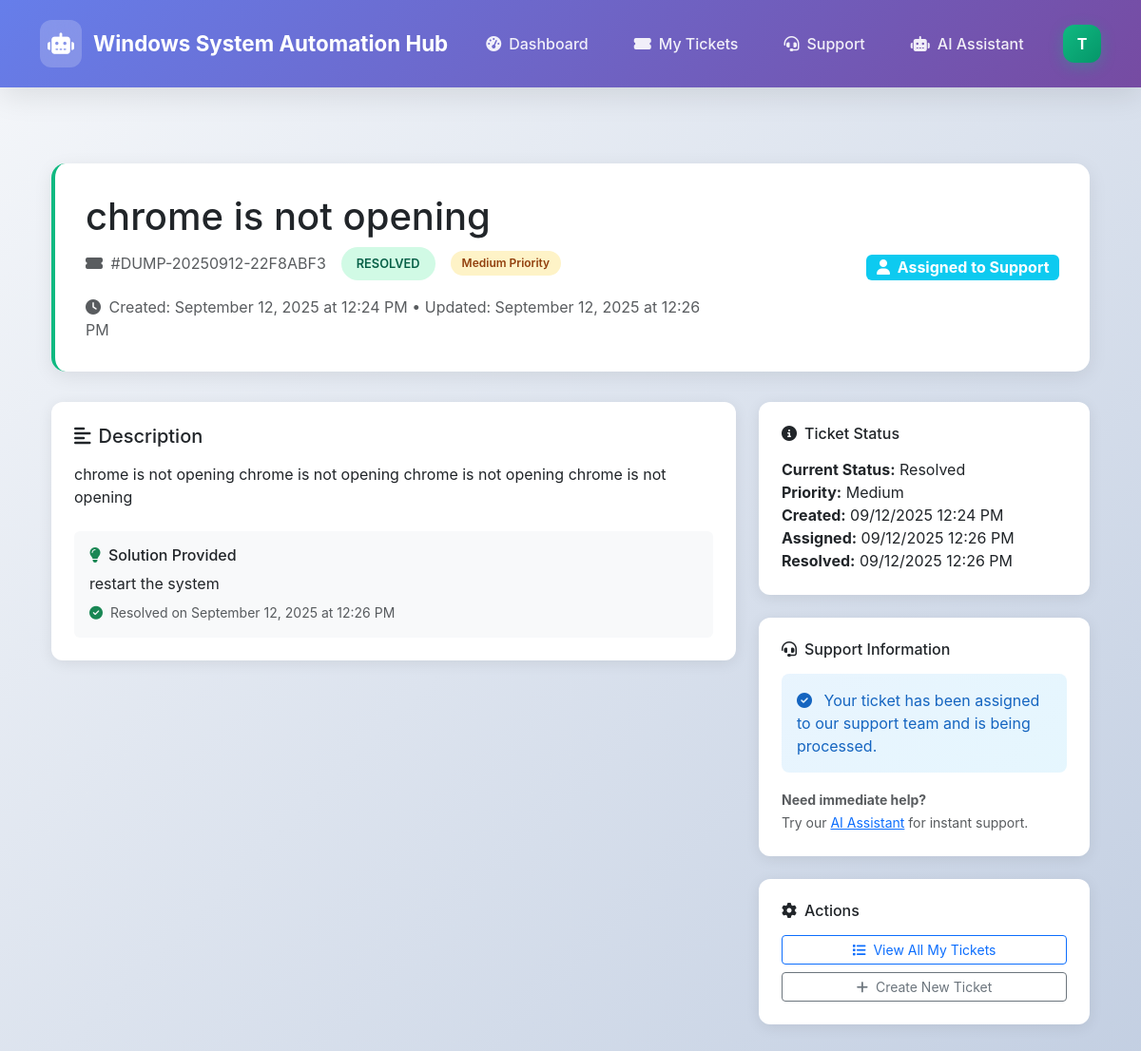
Page /ticket/DUMP-20250912-22F8ABF3 (signed in) on the committed database.
### models.py (models this page shows, shortened)
class User(UserMixin, db.Model):
    __tablename__ = 'users'
    id = db.Column(db.Integer, primary_key=True)
    username = db.Column(db.String(80), unique=True, nullable=False, index=True)
    email = db.Column(db.String(120), unique=True, nullable=False, index=True)
    password_hash = db.Column(db.String(255), nullable=False)
    system_config = db.Column(db.Text, nullable=True)  # JSON string with system specs
    created_at = db.Column(db.DateTime, default=datetime.utcnow)
    last_login = db.Column(db.DateTime, nullable=True)
    is_active = db.Column(db.Boolean, default=True)
    tickets = db.relationship('Ticket', backref='user', lazy=True, cascade='all, delete-orphan')
    conversations = db.relationship('Conversation', backref='user', lazy=True, cascade='all, delete-orphan')

class Ticket(db.Model):
    __tablename__ = 'tickets'
    STATUS_OPEN = 'open'
    STATUS_IN_PROGRESS = 'in_progress'
    STATUS_PENDING_USER = 'pending_user'
    STATUS_RESOLVED = 'resolved'
    STATUS_CLOSED = 'closed'
    PRIORITY_LOW = 'low'
    PRIORITY_MEDIUM = 'medium'
    PRIORITY_HIGH = 'high'
    PRIORITY_CRITICAL = 'critical'
    id = db.Column(db.Integer, primary_key=True)
    ticket_id = db.Column(db.String(20), unique=True, nullable=False, index=True)
    user_id = db.Column(db.Integer, db.ForeignKey('users.id'), nullable=False)
    title = db.Column(db.String(200), nullable=False)
    description = db.Column(db.Text, nullable=False)
    error_code = db.Column(db.String(20), nullable=True)
    priority = db.Column(db.String(20), default=PRIORITY_MEDIUM)
    status = db.Column(db.String(20), default=STATUS_OPEN)
    assigned_to = db.Column(db.Integer, nullable=True)  # Will link to support_staff in support app
    assigned_at = db.Column(db.DateTime, nullable=True)
    resolved_at = db.Column(db.DateTime, nullable=True)
    solution = db.Column(db.Text, nullable=True)
    conversation_id = db.Column(db.String(50), nullable=True)  # Link to AI conversation
    created_at = db.Column(db.DateTime, default=datetime.utcnow)
    updated_at = db.Column(db.DateTime, default=datetime.utcnow, onupdate=datetime.utcnow)
    messages = db.relationship('TicketMessage', backref='ticket', lazy=True, cascade='all, delete-orphan')
    def get_status_display(self):
        status_map = {
            self.STATUS_OPEN: 'Open',
            self.STATUS_IN_PROGRESS: 'In Progress',
            self.STATUS_PENDING_USER: 'Pending User Response',
            self.STATUS_RESOLVED: 'Resolved',
            self.STATUS_CLOSED: 'Closed'
        }
        return status_map.get(self.status, self.status.title())
    def get_priority_display(self):
        priority_map = {
            self.PRIORITY_LOW: 'Low',
            self.PRIORITY_MEDIUM: 'Medium',
            self.PRIORITY_HIGH: 'High',
            self.PRIORITY_CRITICAL: 'Critical'
        }
        return priority_map.get(self.priority, self.priority.title())

### app.py (the view)
@app.route('/ticket/<ticket_id>')
@login_required
def view_ticket(ticket_id):
    ticket = Ticket.query.filter_by(
        ticket_id=ticket_id,
        user_id=current_user.id
    ).first_or_404()
    messages = TicketMessage.query.filter_by(ticket_id=ticket.id)\
                                 .filter_by(is_internal=False)\
                                 .order_by(TicketMessage.created_at).all()
    form = TicketMessageForm()
    return render_template('support/view_ticket.html',
                         ticket=ticket,
                         messages=messages,
                         form=form)

### app.py (called while the page is built)
@login_manager.user_loader
def load_user(user_id):
    return User.query.get(int(user_id))

### templates/support/view_ticket.html (shortened to what this page needs)
{% extends "base.html" %}
{% block content %}
<div class="container mt-4">
    <div class="ticket-header ticket-{{ ticket.status.replace('_', '-') }}">
        <div class="row align-items-center">
            <div class="col-md-8">
                <h1 class="mb-2">{{ ticket.title }}</h1>
                <div class="d-flex align-items-center gap-3 mb-3">
                    <span class="text-muted">
                        <i class="fas fa-ticket-alt me-1"></i>
                        #{{ ticket.ticket_id }}
                    </span>
                    <span class="status-badge status-{{ ticket.status.replace('_', '-') }}">
                        {{ ticket.status.replace('_', ' ').title() }}
                    </span>
                    <span class="priority-badge priority-{{ ticket.priority }}">
                        {{ ticket.priority.title() }} Priority
                    </span>
                </div>
                <div class="text-muted">
                    <i class="fas fa-clock me-1"></i>
                    Created: {{ ticket.created_at.strftime('%B %d, %Y at %I:%M %p') }}
                    {% if ticket.updated_at != ticket.created_at %}
                    • Updated: {{ ticket.updated_at.strftime('%B %d, %Y at %I:%M %p') }}
                    {% endif %}
                </div>
            </div>
            <div class="col-md-4 text-md-end">
                <div class="action-buttons">
                    {% if ticket.assigned_to %}
                        <span class="badge bg-info fs-6">
                            <i class="fas fa-user me-1"></i>
                            Assigned to Support
                        </span>
                    {% else %}
                        <span class="badge bg-warning fs-6">
                            <i class="fas fa-clock me-1"></i>
                            Awaiting Assignment
                        </span>
                    {% endif %}
                </div>
            </div>
        </div>
    </div>
    <div class="row">
        <div class="col-lg-8">
            <div class="info-card">
                <h5><i class="fas fa-align-left me-2"></i>Description</h5>
                <div class="mt-3">
                    <p>{{ ticket.description | replace('\n', '<br>') | safe }}</p>
                </div>
                {% if ticket.solution %}
                <div class="mt-4 p-3 bg-light rounded">
                    <h6><i class="fas fa-lightbulb me-2 text-success"></i>Solution Provided</h6>
                    <div class="mt-2">
                        {{ ticket.solution | replace('\n', '<br>') | safe }}
                    </div>
                    {% if ticket.resolved_at %}
                    <small class="text-muted mt-2 d-block">
                        <i class="fas fa-check-circle text-success me-1"></i>
                        Resolved on {{ ticket.resolved_at.strftime('%B %d, %Y at %I:%M %p') }}
                    </small>
                    {% endif %}
                </div>
                {% endif %}
            </div>
        </div>
        <div class="col-lg-4">
            <div class="info-card">
                <h6><i class="fas fa-info-circle me-2"></i>Ticket Status</h6>
                <div class="mt-3">
                    <div><strong>Current Status:</strong> {{ ticket.get_status_display() }}</div>
                    <div><strong>Priority:</strong> {{ ticket.get_priority_display() }}</div>
                    <div><strong>Created:</strong> {{ ticket.created_at.strftime('%m/%d/%Y %I:%M %p') }}</div>
                    {% if ticket.assigned_at %}
                    <div><strong>Assigned:</strong> {{ ticket.assigned_at.strftime('%m/%d/%Y %I:%M %p') }}</div>
                    {% endif %}
                    {% if ticket.resolved_at %}
                    <div><strong>Resolved:</strong> {{ ticket.resolved_at.strftime('%m/%d/%Y %I:%M %p') }}</div>
                    {% endif %}
                </div>
            </div>
            <div class="info-card">
                <h6><i class="fas fa-headset me-2"></i>Support Information</h6>
                <div class="mt-3">
                    {% if ticket.assigned_to %}
                    <div class="alert alert-info">
                        <i class="fas fa-check-circle me-2"></i>
                        Your ticket has been assigned to our support team and is being processed.
                    </div>
                    {% else %}
                    <div class="alert alert-warning">
                        <i class="fas fa-clock me-2"></i>
                        Your ticket is in queue and will be assigned to a support agent shortly.
                    </div>
                    {% endif %}
                    <small class="text-muted">
                        <strong>Need immediate help?</strong><br>
                        Try our <a href="{{ url_for('chatbot') }}">AI Assistant</a> for instant support.
                    </small>
                </div>
            </div>
            <div class="info-card">
                <h6><i class="fas fa-cog me-2"></i>Actions</h6>
                <div class="mt-3">
                    <a href="{{ url_for('my_tickets') }}" class="btn btn-outline-primary btn-sm w-100 mb-2">
                        <i class="fas fa-list me-1"></i>
                        View All My Tickets
                    </a>
                    <a href="{{ url_for('support') }}" class="btn btn-outline-secondary btn-sm w-100">
                        <i class="fas fa-plus me-1"></i>
                        Create New Ticket
                    </a>
                </div>
            </div>
        </div>
    </div>
</div>
{% endblock %}

### templates/base.html (shortened to what this page needs)
<!DOCTYPE html>
<html lang="en">
<head>
    <link href="https://cdnjs.cloudflare.com/ajax/libs/bootstrap/5.3.0/css/bootstrap.min.css" rel="stylesheet">
    <link href="https://cdnjs.cloudflare.com/ajax/libs/font-awesome/6.4.0/css/all.min.css" rel="stylesheet">
    <link href="{{ url_for('static', filename='css/style.css') }}" rel="stylesheet">
</head>
<body>
    <nav class="navbar navbar-expand-lg navbar-dark navbar-modern">
        <div class="container">
            <a class="navbar-brand" href="{{ url_for('index') if current_user.is_authenticated else url_for('login') }}">
                <div class="brand-icon">
                    <i class="fas fa-robot"></i>
                </div>
                Windows System Automation Hub
            </a>
            <div class="collapse navbar-collapse" id="navbarNav">
                {% if current_user.is_authenticated %}
                <ul class="navbar-nav me-auto">
                    <li class="nav-item">
                        <a class="nav-link" href="{{ url_for('index') }}">
                            <i class="fas fa-tachometer-alt me-2"></i>Dashboard
                        </a>
                    </li>
                    <li class="nav-item">
                        <a class="nav-link" href="{{ url_for('my_tickets') }}">
                            <i class="fas fa-ticket-alt me-2"></i>My Tickets
                        </a>
                    </li>
                    <li class="nav-item">
                        <a class="nav-link" href="{{ url_for('support') }}">
                            <i class="fas fa-headset me-2"></i>Support
                        </a>
                    </li>
                    <li class="nav-item">
                        <a class="nav-link" href="{{ url_for('chatbot') }}">
                            <i class="fas fa-robot me-2"></i>AI Assistant
                        </a>
                    </li>
                </ul>
                <div class="user-menu">
                    <div class="dropdown">
                        <div class="user-avatar" data-bs-toggle="dropdown" aria-expanded="false" title="{{ current_user.username }}">
                            {{ current_user.username[0].upper() }}
                        </div>
                    </div>
                </div>
                {% endif %}
            </div>
        </div>
    </nav>
    <main class="container mt-4">
        {% block content %}{% endblock %}
    </main>
</body>
</html>

### static/css/style.css (style rules this page uses)
body { font-family: 'Segoe UI', Tahoma, Geneva, Verdana, sans-serif; background-color: #f8f9fa; }
.navbar-brand { font-weight: 600; font-size: 1.5rem; }
.nav-link { font-weight: 500; }
.badge { font-size: 0.75rem; }
.alert { border-radius: 8px; border: none; }
.alert-info { background-color: #d1ecf1; color: #0c5460; }
.badge.bg-info { background-color: #0dcaf0 !important; }

### templates/base.html (style rules this page uses)
body { background: linear-gradient(135deg, #f5f7fa 0%, #c3cfe2 100%); min-height: 100vh; font-family: 'Inter', -apple-system, BlinkMacSystemFont, 'Segoe UI', system-ui, sans-serif; }
.navbar-modern { background: linear-gradient(135deg, #667eea 0%, #764ba2 100%) !important; backdrop-filter: blur(10px); box-shadow: 0 8px 32px rgba(0,0,0,0.1); border: none; padding: 1rem 0; position: relative; z-index: 1020; }
.navbar-brand { font-weight: 700; font-size: 1.4rem; color: white !important; text-decoration: none; display: flex; align-items: center; transition: all 0.3s ease; }
.brand-icon { background: rgba(255,255,255,0.2); border-radius: 12px; padding: 0.5rem; margin-right: 0.75rem; backdrop-filter: blur(10px); transition: all 0.3s ease; }
.navbar-nav .nav-link { color: rgba(255,255,255,0.9) !important; font-weight: 500; padding: 0.75rem 1.25rem !important; border-radius: 12px; transition: all 0.3s ease; margin: 0 0.25rem; position: relative; overflow: hidden; }
.navbar-nav .nav-link::before { content: ''; position: absolute; top: 0; left: -100%; width: 100%; height: 100%; background: rgba(255,255,255,0.1); transition: left 0.3s ease; border-radius: 12px; }
.user-menu { position: relative; z-index: 99998 !important; }
.user-menu .dropdown { position: relative; z-index: 99998 !important; }
.user-avatar { width: 40px; height: 40px; background: linear-gradient(135deg, #10b981, #059669); border-radius: 12px; display: flex; align-items: center; justify-content: center; color: white; font-weight: bold; font-size: 1rem; cursor: pointer; transition: all 0.3s ease; box-shadow: 0 4px 15px rgba(16, 185, 129, 0.3); }
main.container { padding-top: 2rem; padding-bottom: 2rem; }
.alert-info { background: linear-gradient(135deg, rgba(33, 150, 243, 0.1), rgba(3, 169, 244, 0.1)); color: #1565c0; border-left-color: #2196f3; }

### templates/support/view_ticket.html (style rules this page uses)
.ticket-header { background: white; border-radius: 15px; padding: 2rem; margin-bottom: 2rem; box-shadow: 0 5px 20px rgba(0,0,0,0.08); border-left: 4px solid; }
.ticket-resolved { border-left-color: #10b981; }
.info-card { background: white; border-radius: 12px; padding: 1.5rem; box-shadow: 0 3px 15px rgba(0,0,0,0.08); margin-bottom: 1.5rem; }
.status-badge { padding: 0.5rem 1rem; border-radius: 20px; font-weight: 600; text-transform: uppercase; font-size: 0.8rem; }
.status-resolved { background: #d1fae5; color: #065f46; }
.priority-badge { padding: 0.25rem 0.75rem; border-radius: 15px; font-size: 0.75rem; font-weight: 600; }
.priority-medium { background: #fef3c7; color: #92400e; }

### rows in the picture
User: username "T"
Ticket: title "chrome is not opening", ticket_id "DUMP-20250912-22F8ABF3", status.replace "RESOLVED", priority "Medium", created_at "September 12, 2025 at 12:24 PM", updated_at "September 12, 2025 at 12:26 PM", description "chrome is not opening chrome is not opening chrome is not opening chrome is not opening", solution "restart the system", resolved_at "September 12, 2025 at 12:26 PM", status "Resolved", created_at "09/12/2025 12:24 PM", assigned_at "09/12/2025 12:26 PM", resolved_at "09/12/2025 12:26 PM"
